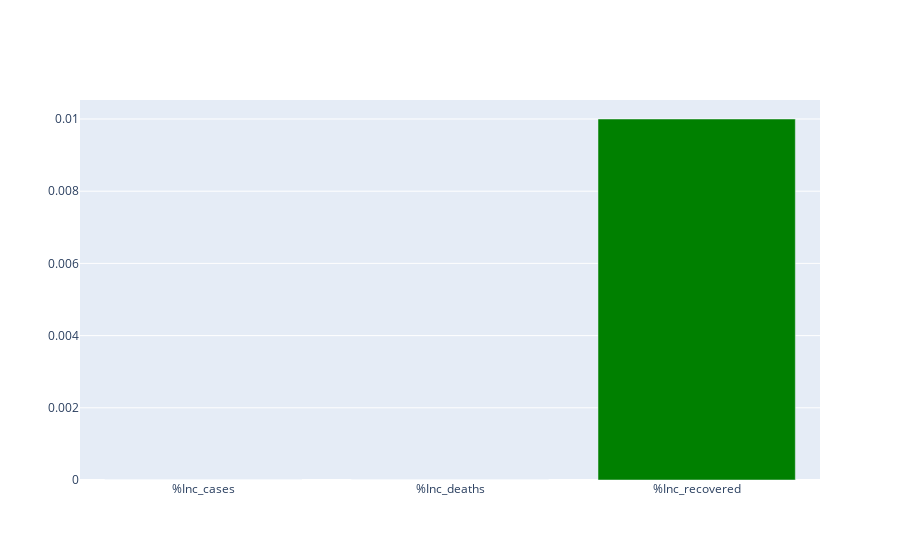

Notebook code for this chart:
### Code cell
per = np.round(df[['%Inc_cases','%Inc_deaths','%Inc_recovered']].loc[0],2)
per_df = pd.DataFrame(per)
per_df.columns = ['Percentage']

fig = go.Figure()
fig.add_trace(go.Bar(x=per_df.index, y=per_df['Percentage'],marker_color=['Yellow', 'red','Green']))
fig.show()

### Figure 1 — Plotly figure (JSON) as saved in the notebook; plotly's stock layout.template omitted (floating-point values rounded to 4 significant figures)
{"data": [{"marker": {"color": ["Yellow", "red", "Green"]}, "type": "bar", "x": ["%Inc_cases", "%Inc_deaths", "%Inc_recovered"], "y": [0, 0, 0.01]}], "layout": {}}
